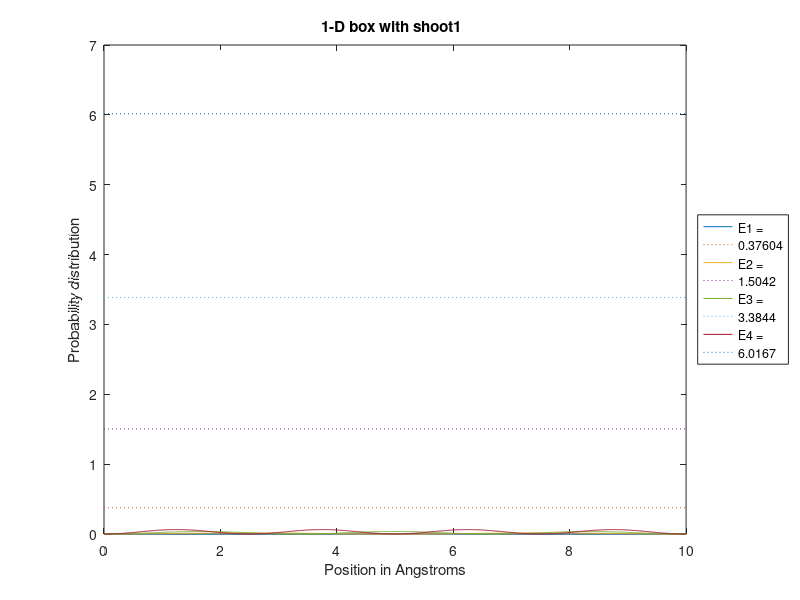

This chart was generated by the following MATLAB code:
% ----------------------------------------------------
% Implements the shooting method to solve the TISE
% for a particle moving in a 1-D box with V(x) = 0 
% inside domain [0,L] and V(x) infinite elsewhere.
% Atomic units are used.
% Length unit = 1 Angstrom 10^(-10) m
% Mass unit = 1 me (9.1094 x 10^(-31) kg)
% Energy unit = 1 eV (1.6022 x 10^(-19) J)
% In these units the TISE takes the form
% d2u/dx^2 = A*m*(V(x) - E)*u
% Boundary conditions at x = 0 are u = 0, du/dx = 1
% The TISE is written as two 1st order ODE's
% It is integrated using the Matlab solver ode45
% Anonymous function 'rhs' defines the 1sr order DE's
% The unnormalized wavefunction is plotted.
% The trial eigenvalue is set in script
%-----------------------------------------------------
% initial conditions and x range
y0 = [0 1];
xmax = 10;
dx = 0.01;
x = 0:dx:xmax;
% equation parameters
A = 0.26246;
m = 1;
V = 0;
% trial energy eigenvalue for n=1
E_value = 0.37604;
% 1st order representation of the TISE
rhs = @(x,y) [y(2); A*m*(V - E_value).*y(1)];
% call DE solver
[x,y] = ode45(rhs,x,y0);
% normalize solution for u
s = sum(y(:,1).^2);
total = s*dx;
u = y(:,1)/total;
% plot wave function
%plot(x,y(:,1) + E_value);
%hold on;
% plot prob. density
p_d=abs(u).^2;
plot(x,p_d);
hold on;
%plot energy level n=1
E_value1=E_value;
x1=[0 xmax];e1=[E_value1 E_value1];
plot(x1,e1,':');
hold on;
% trial energy eigenvalue for n=2
E_value = 1.504176;
% 1st order representation of the TISE
rhs = @(x,y) [y(2); A*m*(V - E_value).*y(1)];
% call DE solver
[x,y] = ode45(rhs,x,y0);
% normalize solution for u
s = sum(y(:,1).^2);
total = s*dx;
u = y(:,1)/total;
% plot wave function
%plot(x,y(:,1) + E_value);
%hold on;
% plot prob. density
p_d=abs(u).^2;
plot(x,p_d);
hold on;
%plot energy level n=2
E_value2=E_value;
x1=[0 xmax];e1=[E_value2 E_value2];
plot(x1,e1,':');
hold on;
% trial energy eigenvalue for n=3
E_value = 3.38439;
% 1st order representation of the TISE
rhs = @(x,y) [y(2); A*m*(V - E_value).*y(1)];
% call DE solver
[x,y] = ode45(rhs,x,y0);
% normalize solution for u
s = sum(y(:,1).^2);
total = s*dx;
u = y(:,1)/total;
% plot wave function
%plot(x,y(:,1) + E_value);
%hold on;
% plot prob. density
p_d=abs(u).^2;
plot(x,p_d);
hold on;
%plot energy level n=3
E_value3=E_value;
x3=[0 xmax];e3=[E_value3 E_value3];
plot(x3,e3,':');
hold on;
% trial energy eigenvalue for n=4
E_value = 6.016705;
% 1st order representation of the TISE
rhs = @(x,y) [y(2); A*m*(V - E_value).*y(1)];
% call DE solver
[x,y] = ode45(rhs,x,y0);
% normalize solution for u
s = sum(y(:,1).^2);
total = s*dx;
u = y(:,1)/total;
% plot wave function
%plot(x,y(:,1) + E_value);
%hold on;
% plot prob. density
p_d=abs(u).^2;
plot(x,p_d);
hold on;
%plot energy level n=4
E_value4=E_value;
x4=[0 xmax];e4=[E_value4 E_value4];
plot(x4,e4,':');
hold on;
%plot labelling
xlabel('Position in Angstroms');
ylabel('Probability distribution');
%ylabel('psi n');
ttl=['1-D box with shoot1  ']%,...
    %'E1 = ',num2str(E_value1)];
title(ttl);
%axis([0 10 0 0.1])
legend('E1 = ',num2str(E_value1),'E2 = ',num2str(E_value2),'E3 = ',num2str(E_value3),'E4 = ',num2str(E_value4),'location','eastoutside')